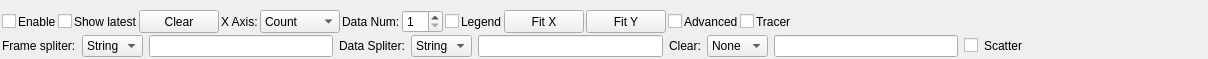
<?xml version="1.0" encoding="UTF-8"?>
<ui version="4.0">
 <class>PlotTab</class>
 <widget class="QWidget" name="PlotTab">
  <property name="geometry">
   <rect>
    <x>0</x>
    <y>0</y>
    <width>1208</width>
    <height>59</height>
   </rect>
  </property>
  <layout class="QVBoxLayout" name="verticalLayout_4">
   <property name="spacing">
    <number>2</number>
   </property>
   <property name="leftMargin">
    <number>2</number>
   </property>
   <property name="topMargin">
    <number>2</number>
   </property>
   <property name="rightMargin">
    <number>2</number>
   </property>
   <property name="bottomMargin">
    <number>2</number>
   </property>
   <item>
    <widget class="MyCustomPlot" name="qcpWidget" native="true">
     <property name="sizePolicy">
      <sizepolicy hsizetype="Expanding" vsizetype="Expanding">
       <horstretch>0</horstretch>
       <verstretch>0</verstretch>
      </sizepolicy>
     </property>
    </widget>
   </item>
   <item>
    <layout class="QHBoxLayout" name="horizontalLayout_9">
     <item>
      <widget class="QCheckBox" name="plot_enaBox"/>
     </item>
     <item>
      <widget class="QLabel" name="label_2">
       <property name="text">
        <string>Enable</string>
       </property>
      </widget>
     </item>
     <item>
      <widget class="QCheckBox" name="plot_latestBox"/>
     </item>
     <item>
      <widget class="QLabel" name="label_3">
       <property name="text">
        <string>Show latest</string>
       </property>
      </widget>
     </item>
     <item>
      <widget class="QPushButton" name="plot_clearButton">
       <property name="sizePolicy">
        <sizepolicy hsizetype="Minimum" vsizetype="Preferred">
         <horstretch>0</horstretch>
         <verstretch>0</verstretch>
        </sizepolicy>
       </property>
       <property name="minimumSize">
        <size>
         <width>0</width>
         <height>1</height>
        </size>
       </property>
       <property name="text">
        <string>Clear</string>
       </property>
      </widget>
     </item>
     <item>
      <widget class="QLabel" name="label_6">
       <property name="text">
        <string>X Axis:</string>
       </property>
      </widget>
     </item>
     <item>
      <widget class="QComboBox" name="plot_XTypeBox">
       <property name="sizePolicy">
        <sizepolicy hsizetype="Preferred" vsizetype="Preferred">
         <horstretch>0</horstretch>
         <verstretch>0</verstretch>
        </sizepolicy>
       </property>
       <property name="minimumSize">
        <size>
         <width>0</width>
         <height>1</height>
        </size>
       </property>
       <item>
        <property name="text">
         <string>Count</string>
        </property>
       </item>
       <item>
        <property name="text">
         <string>First data</string>
        </property>
       </item>
       <item>
        <property name="text">
         <string>Time</string>
        </property>
       </item>
      </widget>
     </item>
     <item>
      <widget class="QLabel" name="label_7">
       <property name="text">
        <string>Data Num:</string>
       </property>
      </widget>
     </item>
     <item>
      <widget class="QSpinBox" name="plot_dataNumBox">
       <property name="sizePolicy">
        <sizepolicy hsizetype="Minimum" vsizetype="Preferred">
         <horstretch>0</horstretch>
         <verstretch>0</verstretch>
        </sizepolicy>
       </property>
       <property name="minimumSize">
        <size>
         <width>0</width>
         <height>1</height>
        </size>
       </property>
       <property name="minimum">
        <number>1</number>
       </property>
      </widget>
     </item>
     <item>
      <widget class="QCheckBox" name="plot_legendCheckBox"/>
     </item>
     <item>
      <widget class="QLabel" name="label_4">
       <property name="text">
        <string>Legend</string>
       </property>
      </widget>
     </item>
     <item>
      <widget class="QPushButton" name="plot_fitXButton">
       <property name="sizePolicy">
        <sizepolicy hsizetype="Minimum" vsizetype="Preferred">
         <horstretch>0</horstretch>
         <verstretch>0</verstretch>
        </sizepolicy>
       </property>
       <property name="minimumSize">
        <size>
         <width>0</width>
         <height>1</height>
        </size>
       </property>
       <property name="text">
        <string>Fit X</string>
       </property>
      </widget>
     </item>
     <item>
      <widget class="QPushButton" name="plot_fitYButton">
       <property name="sizePolicy">
        <sizepolicy hsizetype="Minimum" vsizetype="Preferred">
         <horstretch>0</horstretch>
         <verstretch>0</verstretch>
        </sizepolicy>
       </property>
       <property name="minimumSize">
        <size>
         <width>0</width>
         <height>1</height>
        </size>
       </property>
       <property name="text">
        <string>Fit Y</string>
       </property>
      </widget>
     </item>
     <item>
      <widget class="QCheckBox" name="plot_advancedBox"/>
     </item>
     <item>
      <widget class="QLabel" name="label_5">
       <property name="text">
        <string>Advanced</string>
       </property>
      </widget>
     </item>
     <item>
      <widget class="QCheckBox" name="plot_tracerCheckBox"/>
     </item>
     <item>
      <widget class="QLabel" name="label_10">
       <property name="text">
        <string>Tracer</string>
       </property>
      </widget>
     </item>
     <item>
      <spacer name="horizontalSpacer_5">
       <property name="orientation">
        <enum>Qt::Horizontal</enum>
       </property>
       <property name="sizeHint" stdset="0">
        <size>
         <width>40</width>
         <height>20</height>
        </size>
       </property>
      </spacer>
     </item>
    </layout>
   </item>
   <item>
    <widget class="QWidget" name="plot_advancedWidget" native="true">
     <layout class="QHBoxLayout" name="horizontalLayout_11">
      <property name="leftMargin">
       <number>0</number>
      </property>
      <property name="topMargin">
       <number>0</number>
      </property>
      <property name="rightMargin">
       <number>0</number>
      </property>
      <property name="bottomMargin">
       <number>0</number>
      </property>
      <item>
       <widget class="QLabel" name="label_8">
        <property name="text">
         <string>Frame spliter:</string>
        </property>
       </widget>
      </item>
      <item>
       <widget class="QComboBox" name="plot_frameSpTypeBox">
        <item>
         <property name="text">
          <string>String</string>
         </property>
        </item>
        <item>
         <property name="text">
          <string>Hex</string>
         </property>
        </item>
        <item>
         <property name="text">
          <string>\r\n</string>
         </property>
        </item>
        <item>
         <property name="text">
          <string>\n</string>
         </property>
        </item>
       </widget>
      </item>
      <item>
       <widget class="QLineEdit" name="plot_frameSpEdit"/>
      </item>
      <item>
       <widget class="QLabel" name="label_9">
        <property name="text">
         <string>Data Spliter:</string>
        </property>
       </widget>
      </item>
      <item>
       <widget class="QComboBox" name="plot_dataSpTypeBox">
        <item>
         <property name="text">
          <string>String</string>
         </property>
        </item>
        <item>
         <property name="text">
          <string>Hex</string>
         </property>
        </item>
        <item>
         <property name="text">
          <string>\r\n</string>
         </property>
        </item>
        <item>
         <property name="text">
          <string>\n</string>
         </property>
        </item>
       </widget>
      </item>
      <item>
       <widget class="QLineEdit" name="plot_dataSpEdit">
        <property name="maxLength">
         <number>1</number>
        </property>
       </widget>
      </item>
      <item>
       <widget class="QLabel" name="label">
        <property name="text">
         <string>Clear:</string>
        </property>
       </widget>
      </item>
      <item>
       <widget class="QComboBox" name="plot_clearFlagTypeBox">
        <item>
         <property name="text">
          <string>None</string>
         </property>
        </item>
        <item>
         <property name="text">
          <string>String</string>
         </property>
        </item>
        <item>
         <property name="text">
          <string>Hex</string>
         </property>
        </item>
       </widget>
      </item>
      <item>
       <widget class="QLineEdit" name="plot_clearFlagEdit"/>
      </item>
      <item>
       <widget class="QCheckBox" name="plot_scatterBox"/>
      </item>
      <item>
       <widget class="QLabel" name="label_11">
        <property name="text">
         <string>Scatter</string>
        </property>
       </widget>
      </item>
      <item>
       <spacer name="horizontalSpacer_6">
        <property name="orientation">
         <enum>Qt::Horizontal</enum>
        </property>
        <property name="sizeHint" stdset="0">
         <size>
          <width>40</width>
          <height>20</height>
         </size>
        </property>
       </spacer>
      </item>
     </layout>
    </widget>
   </item>
  </layout>
 </widget>
 <customwidgets>
  <customwidget>
   <class>MyCustomPlot</class>
   <extends>QWidget</extends>
   <header>mycustomplot.h</header>
   <container>1</container>
  </customwidget>
 </customwidgets>
 <resources/>
 <connections/>
</ui>
